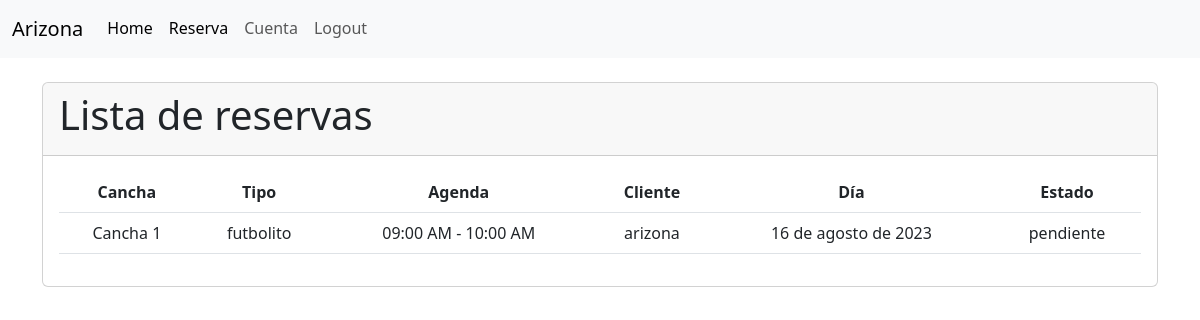
The app's page /cliente/reservas/ (signed in) with its own data.
### cliente/models.py (models this page shows, shortened)
class Reserva(models.Model):
    cliente = models.ForeignKey(Cliente, on_delete=models.CASCADE)
    agenda = models.ForeignKey(Agenda, on_delete=models.CASCADE)
    dia = models.DateField()
    ESTADO_CHOICES = [
        ('disponible', 'Disponible'),
        ('pendiente', 'Pendiente'),
        ('finalizada', 'Finalizada'),
    ]
    estado = models.CharField(max_length=20, choices=ESTADO_CHOICES, default='disponible')
    class Meta:
        unique_together = ('agenda', 'cliente', 'dia')

class Cliente(models.Model):
    SEXO = [
        ('F', 'Femenino'),
        ('M', 'Masculino'),
    ]
    user = models.OneToOneField(
        'accounts.User',
        verbose_name='Usuario',
        on_delete=models.CASCADE
    )
    rut = models.CharField(max_length=10)
    sexo = models.CharField(max_length=10, choices=SEXO)
    def __str__(self):
        return f'{self.user.username}'

### servicio/models.py (models this page shows, shortened)
class Agenda(models.Model):
    cancha = models.ForeignKey(Cancha, on_delete=models.CASCADE)
    horario = models.ForeignKey(Horario, on_delete=models.CASCADE)
    disponible = models.BooleanField(default=True)
    class Meta:
        verbose_name = _('Agenda')
        verbose_name_plural = _('Agendas')
        unique_together = ('cancha', 'horario')

class Cancha(models.Model):
    NUMERACION_CHOICES = [
        ('1', 'Cancha 1'),
        ('2', 'Cancha 2'),
        ('3', 'Cancha 3'),
        ('4', 'Cancha 4'),
        ('5', 'Cancha 5'),
        ('6', 'Cancha 6'),
        ('7', 'Cancha 7'),
        ('8', 'Cancha 8'),
    ]
    numeracion = models.CharField(max_length=10, choices=NUMERACION_CHOICES)
    tipo = models.ForeignKey(TipoCancha, on_delete=models.CASCADE, related_name='canchas')
    def __str__(self):
        return f'Cancha {self.numeracion}'
    class Meta:
        verbose_name = _('Cancha')
        verbose_name_plural = _('Canchas')

class TipoCancha(models.Model):
    nombre = models.CharField(max_length=50)
    precio = models.DecimalField(max_digits=8, decimal_places=0)
    descripcion = models.TextField()
    def __str__(self):
        return self.nombre
    class Meta:
        verbose_name = _('Tipo de Cancha')
        verbose_name_plural = _('Tipos de Canchas')

class Horario(models.Model):
    AM = 'AM'
    PM = 'PM'
    MERIDIEM_CHOICES = [
        (AM, 'AM'),
        (PM, 'PM'),
    ]
    hora_inicio = models.TimeField()
    hora_fin = models.TimeField()
    meridiem = models.CharField(max_length=2, choices=MERIDIEM_CHOICES, default=PM)
    def __str__(self):
        return f'{self.hora_inicio.strftime("%I:%M %p")} - {self.hora_fin.strftime("%I:%M %p")}'

### accounts/models.py (models this page shows, shortened)
class User(AbstractBaseUser, PermissionsMixin):
    id = models.AutoField(primary_key=True, unique=True)
    username = models.CharField(
        'Usuario', max_length=30, unique=True, validators=[
            validators.RegexValidator(
                re.compile('^[\w.@+-]+$'),
                'ingrese un nombre de usuario valido '
                'Este valor debe contener solo letras, números '
                'excepto: @/./+/-/_.',
                'invalid'
            )
        ],
        help_text='Un nombre corto que sera usado'+
                  ' para identificarlo de forma unica en la plataforma.'
    )
    name = models.CharField('Nombre', max_length=20)
    apellidos = models.CharField('Apellidos', max_length=30)
    email = models.EmailField('Email', unique=True)
    is_staff = models.BooleanField('Admin', default=False)
    is_active = models.BooleanField('Ativo', default=True)
    date_joined = models.DateTimeField('Data de Entrada', auto_now_add=True)
    roles = models.ForeignKey(Rol, on_delete=models.CASCADE)
    USERNAME_FIELD = 'username'
    REQUIRED_FIELDS = ['email']
    objects = CustomUserManager()
    class Meta:
        verbose_name = 'Usuario'
        verbose_name_plural = 'Usuarios'

### cliente/views.py (the view)
# urls.py: path('reservas/', views.reserva_list, name='reserva_list'),
def reserva_list(request):
    reservas = Reserva.objects.all()
    today = timezone.now().date()
    return render(request, 'reserva/listar.html', {'reservas': reservas, 'today': today})

### cliente/templates/reserva/listar.html (shortened to what this page needs)
{% extends "layout.html" %}
{% load static %}
{% load humanize %}
{% block container %}
<div class="container">
  <br>
  <div class="card">
    <div class="card-header">
      <h1 class="card-title">Lista de reservas</h1>
    </div>
    <div class="card-body">
      {% if reservas %}
      <table class="table reserva-table text-center">
        <thead>
          <tr>
            <th>Cancha</th>
            <th>Tipo</th>
            <th>Agenda</th>
            <th>Cliente</th>
            <th>Día</th>
            <th>Estado</th>
          </tr>
        </thead>
        <tbody>
          {% for reserva in reservas %}
          <tr style="{% if reserva.dia == today %}background-color: lightblue;
                     {% elif reserva.dia < today %}background-color: lightcoral; text-decoration: line-through;
                     {% elif reserva.estado == 'pendiente' %}background-color: lightgreen;{% endif %}">
            <td>{{ reserva.agenda.cancha }}</td>
            <td>{{ reserva.agenda.cancha.tipo }}</td>
            <td>{{ reserva.agenda.horario }}</td>
            <td>{{ reserva.cliente }}</td>
            <td>{{ reserva.dia }}</td>
            <td>{{ reserva.estado }}</td>
          </tr>
          {% empty %}
          <tr>
            <td colspan="6">No hay servicio disponibles.</td>
          </tr>
          {% endfor %}
        </tbody>
      </table>
      {% else %}
      <p>No hay reservas disponibles.</p>
      {% endif %}
    </div>
  </div>
</div>
{% endblock %}

### records on screen
Reserva: agenda.cancha "Cancha 1", agenda.cancha.tipo "futbolito", agenda.horario "09:00 AM - 10:00 AM", cliente "arizona", dia "16 de agosto de 2023", estado "pendiente"
